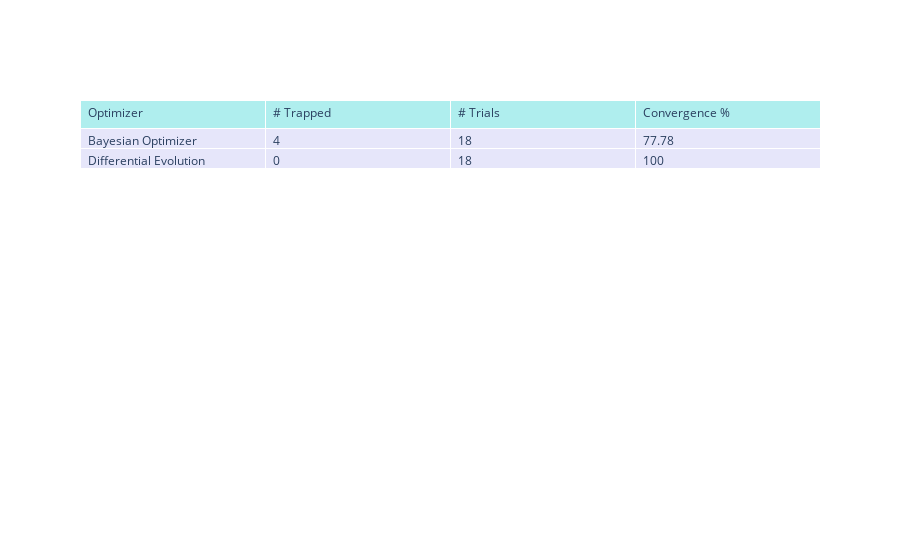

Notebook code cell kept with this figure:
### Markdown cell above
# Research Question 1: What is the propensity of BO and DE optimization algorithms to end up in local optima?

### Code cell
header = ["Optimizer", "# Trapped", "# Trials", "Convergence %"]

rows = [
    [
        "Bayesian Optimizer",
        bo_results.non_converging_count,
        bo_results.trials_count,
        np.round(
            (
                (bo_results.trials_count - bo_results.non_converging_count)
                / bo_results.trials_count
            )
            * 100,
            2,
        ),
    ],
    [
        "Differential Evolution",
        de_results.non_converging_count,
        de_results.trials_count,
        np.round(
            (
                (de_results.trials_count - de_results.non_converging_count)
                / de_results.trials_count
            )
            * 100,
            2,
        ),
    ],
]


fig = go.Figure(
    data=[
        go.Table(
            header=dict(
                values=header, fill_color="paleturquoise", align="left"
            ),
            cells=dict(
                values=list(zip(*rows)), fill_color="lavender", align="left"
            ),
        )
    ]
)

fig.show()

### Figure 1 — Plotly figure (JSON) as saved in the notebook; plotly's stock layout.template omitted (floating-point values rounded to 4 significant figures)
{"data": [{"cells": {"align": "left", "fill": {"color": "lavender"}, "values": [["Bayesian Optimizer", "Differential Evolution"], [4, 0], [18, 18], [77.78, 100]]}, "header": {"align": "left", "fill": {"color": "paleturquoise"}, "values": ["Optimizer", "# Trapped", "# Trials", "Convergence %"]}, "type": "table"}], "layout": {}}
